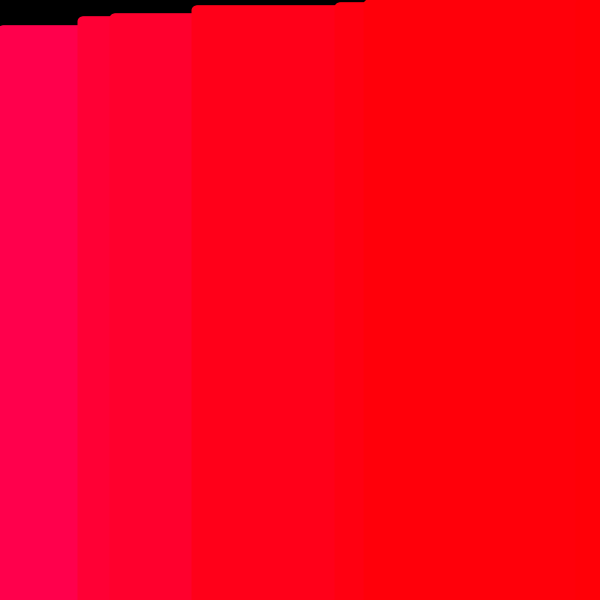
Frame 1 (no input)
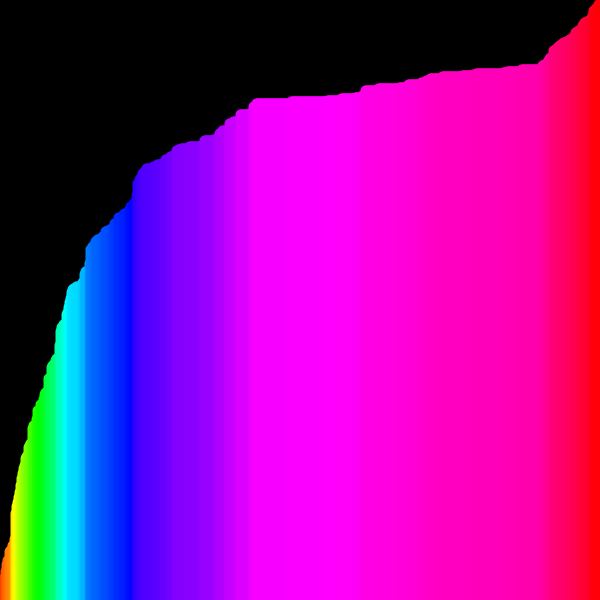
Frame 60 (the mouse pressed at the canvas centre just before this capture)
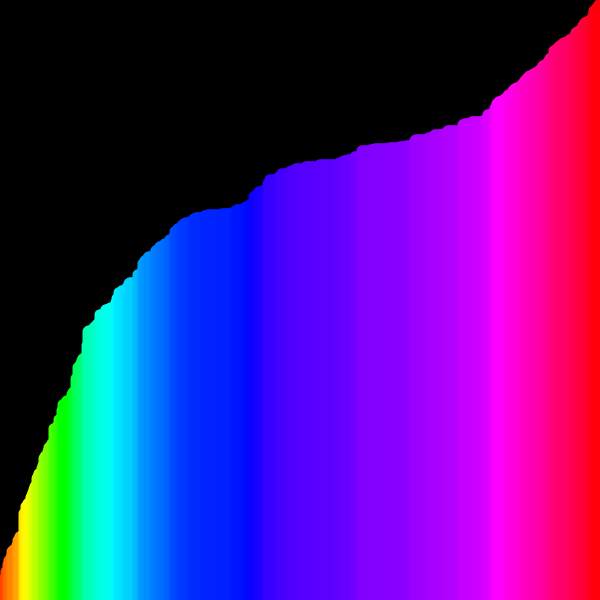
Frame 120 (the mouse held since frame 60 and released just before this capture)

The Processing sketch that drew these frames (run headless with seeded random() and noise(); from frame 60 on, the mouse is pressed at the canvas centre):

// Processing sketch: bubble_sort_new
// ── bubble_sort_new.pde
int[] values ;
int buf = 0;
void setup(){
  size(600,600);
  colorMode(HSB,360,100,100);
  values = new int[width];
  for(int i= 0; i<width; i++){
    values[i] = (int(random(0,height)));
  }
}
void draw(){
  background(360,100,0);
  strokeWeight(10);
  for (int i= 0; i<width-1; i++){
    stroke(map(values[i],0,height,0,360),100,100);
    line(i,height,i,height-values[i]);
    if (values[i+1]<values[i]){
      buf = values[i+1];
      values[i+1] = values[i];
      values[i] = buf;
    }
  }
}
